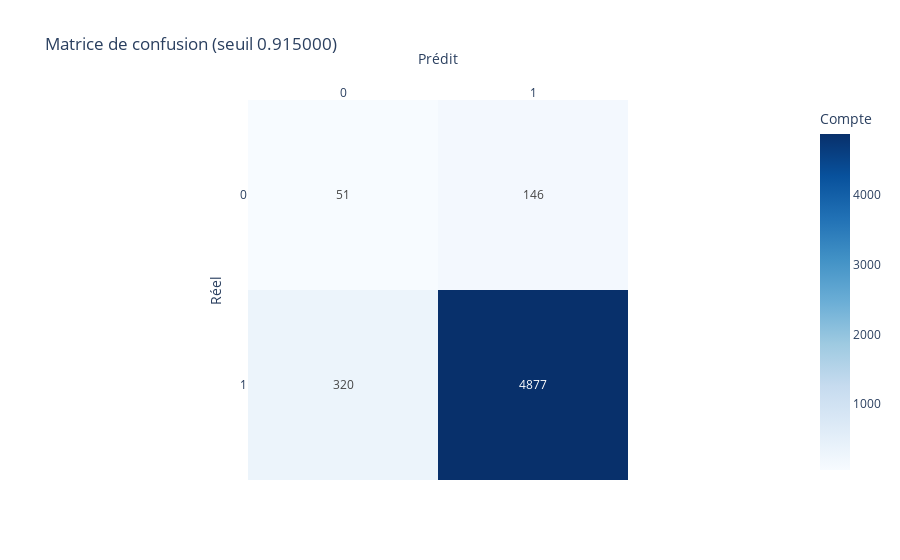

This figure's notebook cell:
### Code cell
# Matrice de confusion à un seuil choisi (par défaut: seuil de Youden)
assert 'y_score' in globals() and 'y_test' in globals(), "y_score / y_test manquants."
assert 'confusion_matrix' in globals(), "confusion_matrix non importé (sklearn.metrics)."

# Choisir le seuil ici (modifier si besoin) :
THRESHOLD = 0.915

# Prédictions au seuil choisi
y_pred_thresh = (y_score >= THRESHOLD).astype(int)

# Matrice de confusion
cm = confusion_matrix(y_test, y_pred_thresh, labels=[0, 1])
cm_df = pd.DataFrame(cm, index=['Vrai 0', 'Vrai 1'], columns=['Prédit 0', 'Prédit 1'])

# Métriques associées
tn, fp, fn, tp = cm.ravel()
tpr = tp / (tp + fn) if (tp + fn) > 0 else np.nan   # sensibilité
tnr = tn / (tn + fp) if (tn + fp) > 0 else np.nan   # spécificité
prec = precision_score(y_test, y_pred_thresh)
rec = recall_score(y_test, y_pred_thresh)

# AUC / GINI global (indépendants du seuil) et "au seuil" (AUC sur prédictions binaires)
auc_global = roc_auc_score(y_test, y_score)
gini_global = gini_from_auc(auc_global)

auc_at_thresh = roc_auc_score(y_test, y_pred_thresh)
gini_at_thresh = gini_from_auc(auc_at_thresh)

print(f"Seuil utilisé: {THRESHOLD:.6f}")
print(f"Sensibilité (TPR): {tpr:.6f} | Spécificité (TNR): {tnr:.6f} | "
    f"Précision: {prec:.6f} | Rappel: {rec:.6f}")
print(f"AUC (global): {auc_global:.6f} | GINI (global): {gini_global:.6f}")
print(f"AUC (au seuil): {auc_at_thresh:.6f} | GINI (au seuil): {gini_at_thresh:.6f}")

display(cm_df)

# Heatmap (optionnel)
fig_cm = px.imshow(
    cm,
    text_auto=True,
    color_continuous_scale='Blues',
    labels=dict(x='Prédit', y='Réel', color='Compte'),
    x=['0', '1'],
    y=['0', '1'],
    title=f"Matrice de confusion (seuil {THRESHOLD:.6f})"
)
fig_cm.update_xaxes(side='top')
fig_cm.show()

### Figure 1 — Plotly figure (JSON) as saved in the notebook; plotly's stock layout.template omitted (floating-point values rounded to 4 significant figures)
{"data": [{"coloraxis": "coloraxis", "hovertemplate": "Prédit: %{x}<br>Réel: %{y}<br>Compte: %{z}<extra></extra>", "name": "0", "texttemplate": "%{z}", "type": "heatmap", "x": ["0", "1"], "xaxis": "x", "y": ["0", "1"], "yaxis": "y", "z": [[51, 146], [320, 4877]]}], "layout": {"coloraxis": {"colorbar": {"title": {"text": "Compte"}}, "colorscale": [[0, "rgb(247,251,255)"], [0.125, "rgb(222,235,247)"], [0.25, "rgb(198,219,239)"], [0.375, "rgb(158,202,225)"], [0.5, "rgb(107,174,214)"], [0.625, "rgb(66,146,198)"], [0.75, "rgb(33,113,181)"], [0.875, "rgb(8,81,156)"], [1, "rgb(8,48,107)"]]}, "title": {"text": "Matrice de confusion (seuil 0.915000)"}, "xaxis": {"anchor": "y", "constrain": "domain", "domain": [0, 1], "scaleanchor": "y", "side": "top", "title": {"text": "Prédit"}}, "yaxis": {"anchor": "x", "autorange": "reversed", "constrain": "domain", "domain": [0, 1], "title": {"text": "Réel"}}}}
